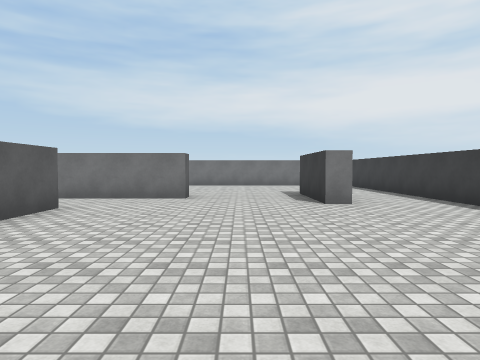
[1] (above)

13 first-person views from a walk through a scene from a Unity 3-D project. The camera is 1.3 m above the floor, tilts 2° down and sees 75° across. The floor is counted in squares, 2 m on a side. Each view is taken from the middle of a square. On the plan, view 1 faces up. The plan holds only what a view shows up to about 10 squares ahead; the rest is blank. The player character is not drawn. Surface patterns are stand-ins for the level's own textures.

[2]
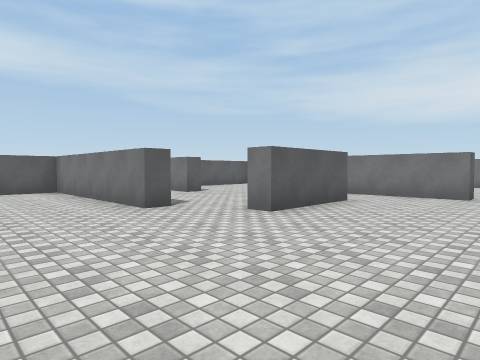

[3]
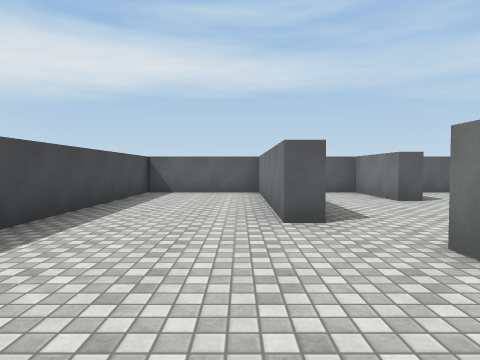

[4]
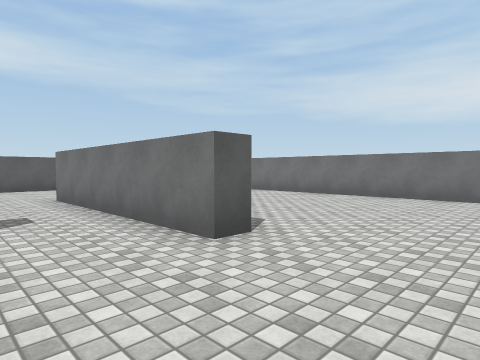

[5]
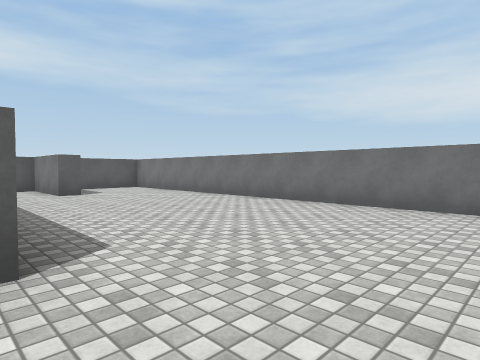

[6]
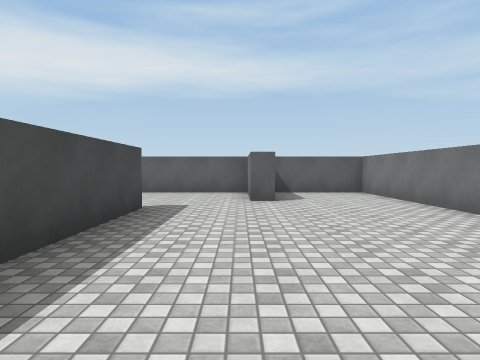

[7]
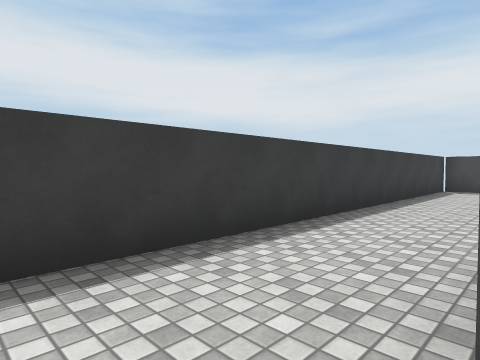

[8]
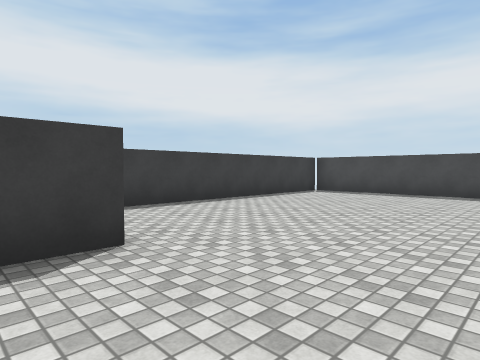

[9]
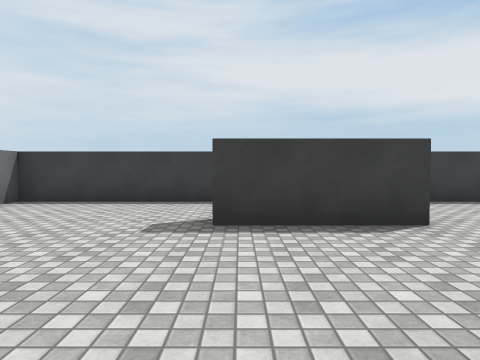

[10]
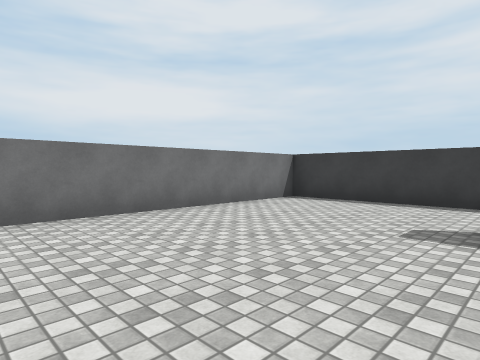

[11]
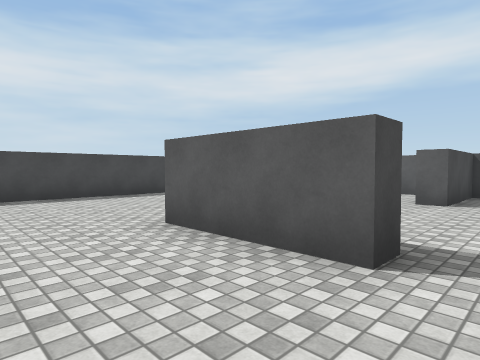

[12]
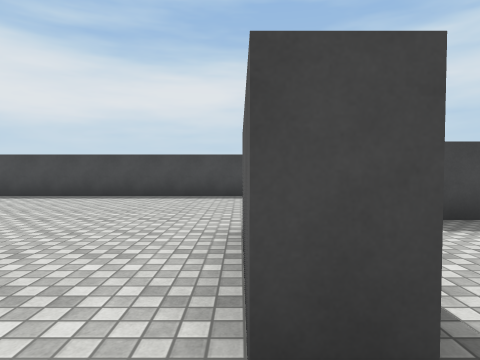

[13]
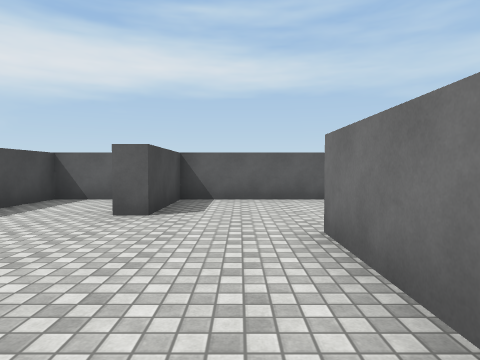

### Floor plan
Ten units are one square. View 1 is at (0, 0); x grows to the right and y downward. Boxes are objects, and circles mark ways between rooms. Rooms are numbered by the first view taken in them; rooms with no view inside come last. Other rooms are left out.
<svg viewBox="-105 -129 152 150">
<path fill="none" stroke="#000" d="M-30 -52 -30 -27 -36 -27M-12 -74 -12 -69 -25 -69M21 -58 16 -58 16 -84M-62 -74 -30 -74M-48 -15 -97 -15 -97 15M-74 -98 -74 -92 -97 -92 -97 -47 -74 -47M-100 16 42 16 42 -124 -97 -124 -97 -99M-74 -47 -74 -42 -97 -42 -97 -20 -81 -20M-61 -20 -55 -20M-48 -21 -48 -15M-36 -52 -30 -52M-25 -69 -62 -69"/>
<circle cx="-30" cy="-60" r="3" fill="#2a7"/>
<circle cx="-58" cy="-42" r="3" fill="#2a7"/>
<text x="-20" y="-60">1</text>
<text x="-60" y="-40">2</text>
</svg>
Room 1 opens to room 2.

Where each view was taken, in squares from view 1:
view 1: 0 up, 0 right, facing up
view 2: 1 down, 0 right, facing up-left
view 3: 1 up, 1 left, facing left
view 4: 5 up, 1 right, facing up-left
view 5: 7 up, 1 right, facing up-left
view 6: 9 up, 1 left, facing left
view 7: 9 up, 2 right, facing down-right
view 8: 7 up, 1 left, facing down-right
view 9: 8 up, 2 left, facing right
view 10: 8 up, 2 left, facing up-right
view 11: 6 up, 1 left, facing down-left
view 12: 6 up, 3 left, facing down
view 13: 6 up, 3 left, facing left
